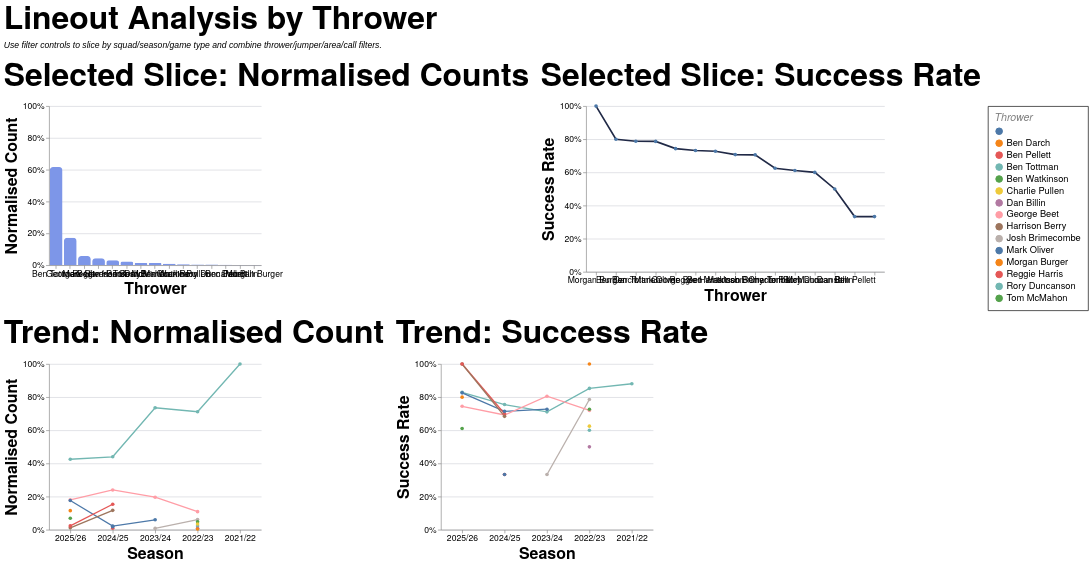

Express this chart as Vega-Lite.
### Vega-Lite specification from a JSON file in a GitHub repository (floating-point values rounded to 4 significant figures; data arrays with more than 128 entries replaced by an {"elided": "..."} marker saying what was removed)
{"config": {"axis": {"labelFont": "PT Sans Narrow, Helvetica Neue, Helvetica, Arial, sans-serif", "titleFont": "PT Sans Narrow, Helvetica Neue, Helvetica, Arial, sans-serif", "labelFontSize": 13, "titleFontSize": 24, "gridColor": "#202947", "gridOpacity": 0.2, "zindex": 1}, "text": {"font": "Lato, sans-serif"}, "bar": {"cornerRadiusEnd": 5}, "header": {"labelFont": "PT Sans Narrow, Helvetica Neue, Helvetica, Arial, sans-serif", "titleFont": "PT Sans Narrow, Helvetica Neue, Helvetica, Arial, sans-serif", "labelFontSize": 24, "titleFontSize": 28, "labelFontWeight": "bold", "orient": "left"}, "legend": {"labelFont": "PT Sans Narrow, Helvetica Neue, Helvetica, Arial, sans-serif", "titleFont": "PT Sans Narrow, Helvetica Neue, Helvetica, Arial, sans-serif", "labelFontSize": 14, "titleFontSize": 16, "titlePadding": 5, "fillColor": "white", "strokeColor": "black", "padding": 10, "titleFontWeight": "lighter", "titleFontStyle": "italic", "titleColor": "gray", "offset": 10}, "title": {"font": "PT Sans Narrow, Helvetica Neue, Helvetica, Arial, sans-serif", "fontSize": 48, "fontWeight": "bold", "anchor": "start", "align": "center", "titlePadding": 20, "subtitlePadding": 10, "subtitleFontSize": 13, "subtitleColor": "", "subtitleFontStyle": "italic", "offset": 15, "color": "black"}, "axisX": {"labelAngle": 0}, "facet": {"title": null, "header": null, "align": {"row": "each", "column": "each"}}, "resolve": {"scale": {"y": "independent", "facet": "independent"}}, "background": "transparent", "scale": {"offsetBandPaddingOuter": 0.2, "offsetBandPaddingInner": 0.1}, "view": {"stroke": null, "background": "transparent"}}, "vconcat": [{"hconcat": [{"mark": {"type": "bar", "color": "#7d96e8"}, "encoding": {"tooltip": [{"field": "thrower", "title": "Thrower", "type": "nominal"}, {"field": "attempts", "format": ",.0f", "title": "Lineouts", "type": "quantitative"}, {"field": "share", "format": ".1%", "title": "Normalised Count", "type": "quantitative"}], "x": {"field": "thrower", "sort": "-y", "title": "Thrower", "type": "nominal"}, "y": {"axis": {"format": "%"}, "field": "share", "scale": {"domain": [0, 1]}, "title": "Normalised Count", "type": "quantitative"}}, "height": 240, "title": "Selected Slice: Normalised Counts", "transform": [{"filter": "(loSquad == 'All' || datum.squad == loSquad) && (loGameType == 'All' || (loGameType == 'League + Cup' && (datum.game_type == 'League' || datum.game_type == 'Cup')) || (loGameType == 'League only' && datum.game_type == 'League') || datum.game_type == loGameType) && (loOpposition == 'All' || datum.opposition == loOpposition) && (loThrower == 'All' || datum.thrower == loThrower) && (loJumper == 'All' || datum.jumper == loJumper) && (loArea == 'All' || datum.area == loArea) && (loNumbers == 'All' || datum.numbers == loNumbers) && (loCall == 'All' || datum.call == loCall) && (loCallType == 'All' || datum.call_type == loCallType)"}, {"filter": "(loSeason == 'All' || datum.season == loSeason)"}, {"aggregate": [{"op": "count", "as": "attempts"}, {"op": "sum", "field": "won", "as": "won"}], "groupby": ["thrower"]}, {"joinaggregate": [{"op": "sum", "field": "attempts", "as": "total_attempts"}]}, {"calculate": "datum.attempts / datum.total_attempts", "as": "share"}, {"calculate": "datum.won / datum.attempts", "as": "success_rate"}], "width": 320}, {"mark": {"type": "line", "color": "#202946", "point": true, "strokeWidth": 2.5}, "encoding": {"tooltip": [{"field": "thrower", "title": "Thrower", "type": "nominal"}, {"field": "won", "format": ",.0f", "title": "Won", "type": "quantitative"}, {"field": "attempts", "format": ",.0f", "title": "Lineouts", "type": "quantitative"}, {"field": "success_rate", "format": ".1%", "title": "Success Rate", "type": "quantitative"}], "x": {"field": "thrower", "sort": "-y", "title": "Thrower", "type": "nominal"}, "y": {"axis": {"format": "%"}, "field": "success_rate", "scale": {"domain": [0, 1]}, "title": "Success Rate", "type": "quantitative"}}, "height": 250, "title": "Selected Slice: Success Rate", "transform": [{"filter": "(loSquad == 'All' || datum.squad == loSquad) && (loGameType == 'All' || (loGameType == 'League + Cup' && (datum.game_type == 'League' || datum.game_type == 'Cup')) || (loGameType == 'League only' && datum.game_type == 'League') || datum.game_type == loGameType) && (loOpposition == 'All' || datum.opposition == loOpposition) && (loThrower == 'All' || datum.thrower == loThrower) && (loJumper == 'All' || datum.jumper == loJumper) && (loArea == 'All' || datum.area == loArea) && (loNumbers == 'All' || datum.numbers == loNumbers) && (loCall == 'All' || datum.call == loCall) && (loCallType == 'All' || datum.call_type == loCallType)"}, {"filter": "(loSeason == 'All' || datum.season == loSeason)"}, {"aggregate": [{"op": "count", "as": "attempts"}, {"op": "sum", "field": "won", "as": "won"}], "groupby": ["thrower"]}, {"joinaggregate": [{"op": "sum", "field": "attempts", "as": "total_attempts"}]}, {"calculate": "datum.attempts / datum.total_attempts", "as": "share"}, {"calculate": "datum.won / datum.attempts", "as": "success_rate"}], "width": {"step": 30}}], "spacing": 16}, {"hconcat": [{"mark": {"type": "line", "point": true, "strokeWidth": 2}, "encoding": {"color": {"field": "thrower", "title": "Thrower", "type": "nominal"}, "tooltip": [{"field": "season", "title": "Season", "type": "nominal"}, {"field": "thrower", "title": "Thrower", "type": "nominal"}, {"field": "attempts", "format": ",.0f", "title": "Lineouts", "type": "quantitative"}, {"field": "norm_count", "format": ".1%", "title": "Normalised Count", "type": "quantitative"}], "x": {"field": "season", "sort": "-x", "title": "Season", "type": "nominal"}, "y": {"axis": {"format": "%"}, "field": "norm_count", "scale": {"domain": [0, 1]}, "title": "Normalised Count", "type": "quantitative"}}, "height": 250, "title": "Trend: Normalised Count", "transform": [{"filter": "(loSquad == 'All' || datum.squad == loSquad) && (loGameType == 'All' || (loGameType == 'League + Cup' && (datum.game_type == 'League' || datum.game_type == 'Cup')) || (loGameType == 'League only' && datum.game_type == 'League') || datum.game_type == loGameType) && (loOpposition == 'All' || datum.opposition == loOpposition) && (loThrower == 'All' || datum.thrower == loThrower) && (loJumper == 'All' || datum.jumper == loJumper) && (loArea == 'All' || datum.area == loArea) && (loNumbers == 'All' || datum.numbers == loNumbers) && (loCall == 'All' || datum.call == loCall) && (loCallType == 'All' || datum.call_type == loCallType)"}, {"aggregate": [{"op": "count", "as": "attempts"}, {"op": "sum", "field": "won", "as": "won"}], "groupby": ["season", "thrower"]}, {"joinaggregate": [{"op": "sum", "field": "attempts", "as": "season_attempts"}], "groupby": ["season"]}, {"calculate": "datum.attempts / datum.season_attempts", "as": "norm_count"}, {"calculate": "datum.won / datum.attempts", "as": "success_rate"}], "width": 320}, {"mark": {"type": "line", "point": true, "strokeWidth": 2}, "encoding": {"color": {"field": "thrower", "title": "Thrower", "type": "nominal"}, "tooltip": [{"field": "season", "title": "Season", "type": "nominal"}, {"field": "thrower", "title": "Thrower", "type": "nominal"}, {"field": "won", "format": ",.0f", "title": "Won", "type": "quantitative"}, {"field": "attempts", "format": ",.0f", "title": "Lineouts", "type": "quantitative"}, {"field": "success_rate", "format": ".1%", "title": "Success Rate", "type": "quantitative"}], "x": {"field": "season", "sort": "-x", "title": "Season", "type": "nominal"}, "y": {"axis": {"format": "%"}, "field": "success_rate", "scale": {"domain": [0, 1]}, "title": "Success Rate", "type": "quantitative"}}, "height": 250, "title": "Trend: Success Rate", "transform": [{"filter": "(loSquad == 'All' || datum.squad == loSquad) && (loGameType == 'All' || (loGameType == 'League + Cup' && (datum.game_type == 'League' || datum.game_type == 'Cup')) || (loGameType == 'League only' && datum.game_type == 'League') || datum.game_type == loGameType) && (loOpposition == 'All' || datum.opposition == loOpposition) && (loThrower == 'All' || datum.thrower == loThrower) && (loJumper == 'All' || datum.jumper == loJumper) && (loArea == 'All' || datum.area == loArea) && (loNumbers == 'All' || datum.numbers == loNumbers) && (loCall == 'All' || datum.call == loCall) && (loCallType == 'All' || datum.call_type == loCallType)"}, {"aggregate": [{"op": "count", "as": "attempts"}, {"op": "sum", "field": "won", "as": "won"}], "groupby": ["season", "thrower"]}, {"joinaggregate": [{"op": "sum", "field": "attempts", "as": "season_attempts"}], "groupby": ["season"]}, {"calculate": "datum.attempts / datum.season_attempts", "as": "norm_count"}, {"calculate": "datum.won / datum.attempts", "as": "success_rate"}], "width": 320}], "spacing": 16}], "data": {"name": "data-c19e9c742c9b5fa034ceade3597a36db"}, "params": [{"name": "loSquad", "value": "All"}, {"name": "loSeason", "value": "All"}, {"name": "loGameType", "value": "All"}, {"name": "loOpposition", "value": "All"}, {"name": "loThrower", "value": "All"}, {"name": "loJumper", "value": "All"}, {"name": "loArea", "value": "All"}, {"name": "loNumbers", "value": "All"}, {"name": "loCall", "value": "All"}, {"name": "loCallType", "value": "All"}], "spacing": 22, "title": {"text": "Lineout Analysis by Thrower", "subtitle": "Use filter controls to slice by squad/season/game type and combine thrower/jumper/area/call filters."}, "$schema": "https://vega.github.io/schema/vega-lite/v5.20.1.json", "datasets": {"data-c19e9c742c9b5fa034ceade3597a36db": {"elided": "1291 records"}}}
